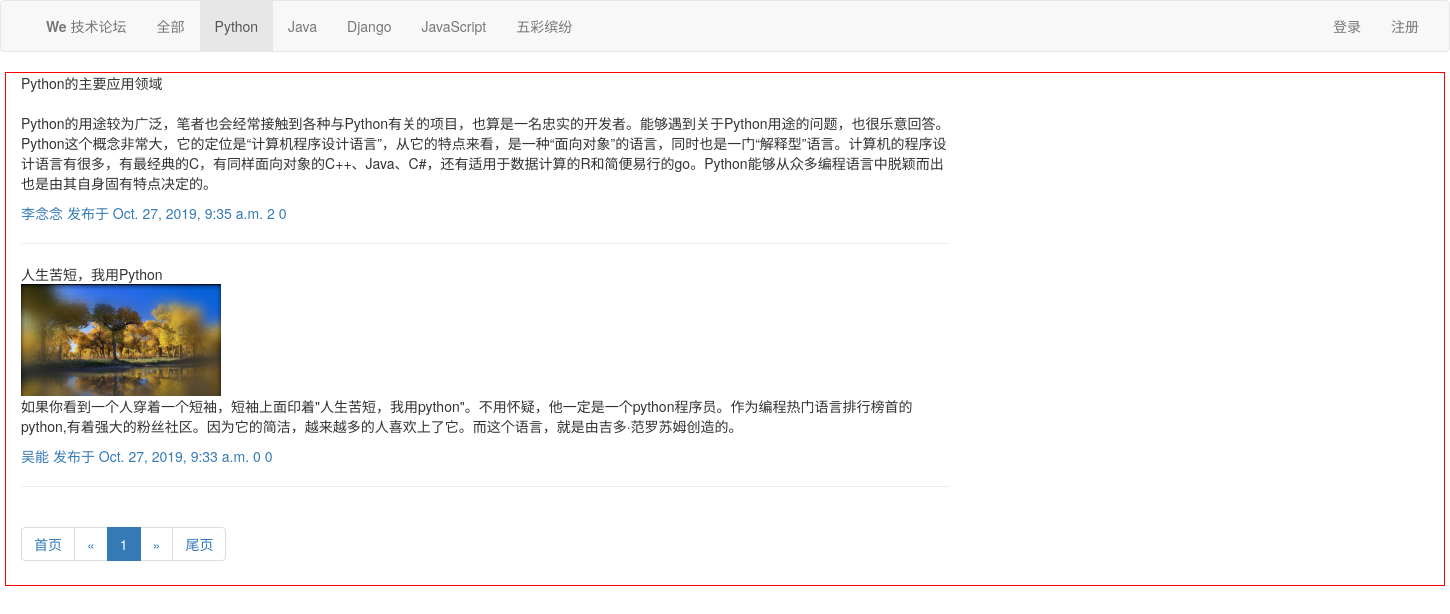
Screenshot of /index/all/1.html with the database file from the repository.
### repository/models.py (models this page shows, shortened)
class Article(models.Model):
	article_type = [(1,"Python"),(2,"Java"),(3,"Django"),(4,"JavaScript"),(5,"五彩缤纷")]
	title = models.CharField(max_length=255,verbose_name='文章标题')
	author = models.ForeignKey(to=User,on_delete=models.CASCADE,verbose_name="作者")
	summary = models.TextField(verbose_name='文字简介')
	ctime = models.DateTimeField(auto_now_add=True,verbose_name="创建时间")
	text = models.OneToOneField(to=ArticleDetial,on_delete=models.CASCADE,verbose_name="文章正文")
	type_id = models.IntegerField(verbose_name='文章类型',choices=article_type,)
	class Meta:
		verbose_name_plural = '文章列表'

class ArticleDetial(models.Model):
	text = models.TextField(verbose_name="文章正文")
	class Meta:
		verbose_name_plural = '文章正文'

class User(models.Model):
	uid = models.AutoField(primary_key=True,verbose_name="用户id")
	account = models.CharField(max_length=128,verbose_name='用户名',unique=True)
	username = models.CharField(max_length=25,verbose_name="用户昵称")
	pwd = models.CharField(max_length=32,verbose_name="密码")
	email = models.EmailField(max_length=255,verbose_name="邮箱")
	img = models.ImageField(upload_to='static/user_img')
	class Meta:
		verbose_name_plural = "用户信息"

### web/views.py (the view)
# urls.py: path('index/', views.index),
def index(request,*args,**kwargs):
	article_type = models.Article.article_type#获取数据库中文章类型
	if kwargs.get('type_id'):
		base_url = reverse('index',kwargs=kwargs)
	else:
		base_url = '/index/'
	article_obj = models.Article.objects.all().filter(**kwargs).order_by('-id')
	try:
		current_page = int(request.GET.get('page_num'))
	except:
		current_page = 1
	pag_obj = CustomPaginate(current_page,3,article_obj,3)
	if current_page in pag_obj.page_range:
		pass
	else:
		if current_page>pag_obj.num_pages:
			current_page = pag_obj.num_pages
		else:
			current_page = 1
	article_list = pag_obj.page(current_page)
	if 'is_login' in request.session and request.session['is_login']==True:
		account = request.session['account']
	return render(request,'index.html',locals())

### web/views.py (called while the page is built, shortened)
	def per_page_range(self):
		if self.num_pages < self.per_page_num:
			return range(1,self.num_pages+1)

### templates/index.html (shortened to what this page needs)
<!DOCTYPE html>
<html lang="en">
<head>
    <link rel="stylesheet" href="/static/plugins/bootstrap-3.3.7-dist/css/bootstrap.css">
</head>
<body>
{% load markdown_deux_tags %}
{% include 'header.html' %}
<div class="container center-block" style="border: 1px solid red;width: 1440px">
    <div class="row">
        <div class="col-sm-8">
            {% for article in article_list %}
                <div class="article_box">
                    <div class="article_title">{{article.title}}</div>
                    <div class="article_title"><img src="/{{article.author.img}}" alt="" style="max-width: 200px"><span class="article_detail">{{ article.text.text|markdown}}</span></div>
                    <a class="article_author" href="{% url "blog" blog=article.author.account %}">{{ article.author.username }}</a>
                    <a class="article_ctime">发布于 {{ article.ctime }}</a>
                    <a class="article_ctime">{{ article.comment_set.count }}</a>
                    <a class="article_ctime">{{ article.perference_set.count }}</a>
                    <hr>
                </div>
            {% endfor %}
            <nav aria-label="Page navigation">
                <ul class="pagination">
                    <li><a href="{{ base_url }}?page_num=1">首页</a></li>
                    <li>
                        {% if article_list.has_previous %}
                            <a href="{{ base_url }}?page_num={{ article_list.previous_page_number }}" aria-label="Previous"><span aria-hidden="true">&laquo;</span></a>
                        {% else %}
                            <a href="#" aria-label="Previous"><span aria-hidden="true">&laquo;</span></a>
                        {% endif %}
                    </li>
                    {% for i in pag_obj.per_page_range %}
                        {% if current_page == i %}
                            <li class="active"><a href="{{ base_url }}?page_num={{ i }}" >{{ i }}</a></li>
                        {% else %}
                            <li><a href="{{ base_url }}?page_num={{ i }}">{{ i }}</a></li>
                        {% endif %}
                    {% endfor %}
                    <li>
                        {% if article_list.has_next %}
                            <a href="{{ base_url }}?page_num={{ article_list.next_page_number }}" aria-label="Next"><span aria-hidden="true">&raquo;</span></a>
                        {% else %}
                            <a href="#" aria-label="Next"><span aria-hidden="true">&raquo;</span></a>
                        {% endif %}
                    </li>
                    <li><a href="{{ base_url }}?page_num={{ pag_obj.num_pages }}">尾页</a></li>
                </ul>
            </nav>
        </div>
    </div>
</div>
</body>
</html>

### rows the page displays
Article: title "Python的主要应用领域", text.text "Python的用途较为广泛，笔者也会经常接触到各种与Python有关的项目，也算是一名忠实的开发者。能够遇到关于Python用途的问题，也很乐意回答。Python这个概念非常大，它的定位是“计算机程序设计语言”，从它的特点来看，是一种“面向对象”的语言，同时也是一门“解释型”语言。计算机的程序设计语言有很多，有最经典的C，有同样面向对象的C++、Java、C#，还有适用于数据计算的R和简便易行的go。Python能够从众多编程语言中脱颖而出也是由其自身固有特点决定的。", author.username "李念念", ctime "Oct. 27, 2019, 9:35 a.m.", comment_set.count "2", perference_set.count "0"
Article: title "人生苦短，我用Python", author.img (picture), text.text "如果你看到一个人穿着一个短袖，短袖上面印着\"人生苦短，我用python\"。不用怀疑，他一定是一个python程序员。作为编程热门语言排行榜首的python,有着强大的粉丝社区。因为它的简洁，越来越多的人喜欢上了它。而这个语言，就是由吉多·范罗苏姆创造的。", author.username "吴能", ctime "Oct. 27, 2019, 9:33 a.m.", comment_set.count "0", perference_set.count "0"

### other values shown
{{ type.1 }} "Python"
{{ type.1 }} "Java" "Django" "JavaScript" "五彩缤纷"
{{ i }} "1"
